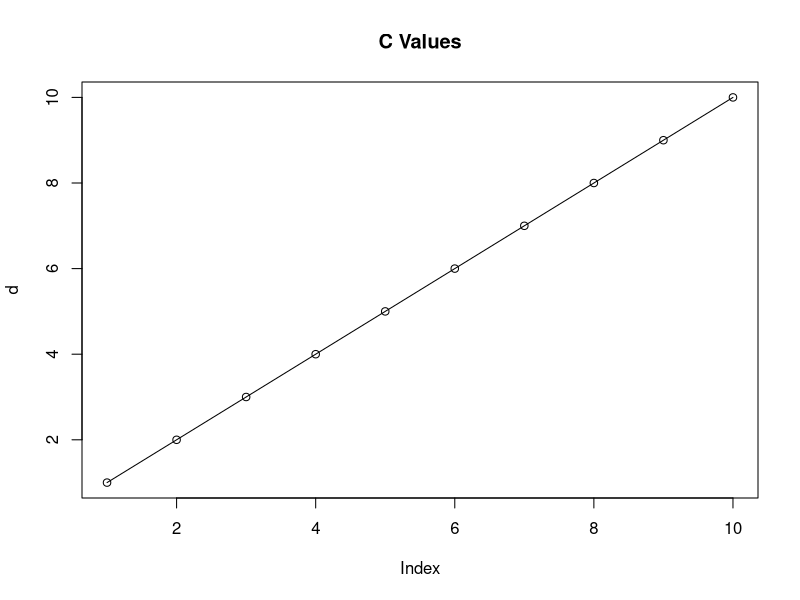

Reproduce this figure in R.
print("Hello World")
a = 1
b = 2
c = 0
d = array(0,10) #Defines an array

print(a+b)
for (i in 1:range(10)) {
  c = c+1
  print(c)
  d[i]=c
}


plot(d, type = "o") #Defines the type of line used to plot
title(main="C Values") #Gives the plot a title

